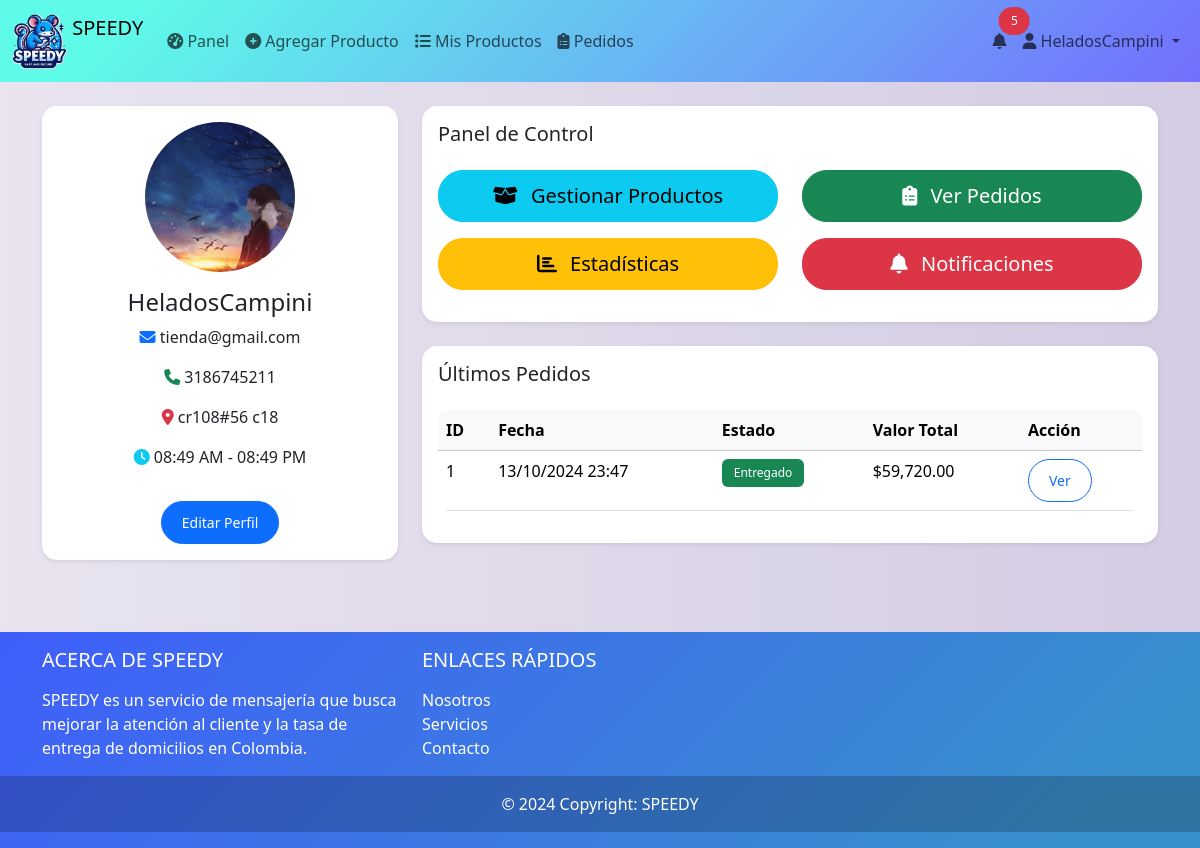
The page /index.php?controlador=tienda&accion=panel (signed in) on the database its author committed.
### tables this page shows
CREATE TABLE IF NOT EXISTS `tienda` (
  `id` int NOT NULL AUTO_INCREMENT,
  `nombre` varchar(100) NOT NULL,
  `direccion` varchar(255) NOT NULL,
  `telefono` varchar(20) DEFAULT NULL,
  `correo` varchar(100) DEFAULT NULL,
  `password` varchar(255) NOT NULL,
  `tienda_foto` varchar(535) DEFAULT NULL,
  `horario_apertura` time DEFAULT NULL,
  `horario_cierre` time DEFAULT NULL,
  `fecha_apertura` varchar(255) NOT NULL,
  `fecha_registro` timestamp NULL DEFAULT CURRENT_TIMESTAMP,
  `activo` tinyint(1) DEFAULT '1',
  PRIMARY KEY (`id`),
  UNIQUE KEY `correo` (`correo`)
);

CREATE TABLE IF NOT EXISTS `pedido` (
  `id` int NOT NULL AUTO_INCREMENT,
  `id_usuario` int NOT NULL,
  `fecha_hora_pedido` timestamp NULL DEFAULT CURRENT_TIMESTAMP,
  `estado` enum('pendiente','aceptado','en_preparacion','listo_para_entrega','en_camino','entregado','cancelado') NOT NULL DEFAULT 'pendiente',
  `valor_pedido` decimal(10,2) NOT NULL,
  `direccion_entrega` varchar(255) DEFAULT NULL,
  `id_domiciliario` int DEFAULT NULL,
  `comentarios` text,
  `fecha_entrega` timestamp NULL DEFAULT NULL,
  `calificacion` decimal(3,2) DEFAULT NULL,
  `fecha_hora_entrega` timestamp NULL DEFAULT NULL,
  PRIMARY KEY (`id`),
  KEY `id_usuario` (`id_usuario`),
  KEY `id_domiciliario` (`id_domiciliario`)
);

### controladores/controlador_tienda.php (called while the page is built, shortened)
<?php
require_once './modelos/Tienda.php';
require_once './modelos/Notificacion.php';
require_once './modelos/Pedidos.php';
class ControladorTienda {
    private $modeloTienda;
    private $modeloPedidos;
    private $modeloNotificaciones;
    public function __construct() {
        $this->modeloTienda = new Tienda();
        $this->modeloPedidos = new Pedidos();
        $this->modeloNotificaciones = new Notificaciones();
    }
    public function panel() {
        $tienda = $this->modeloTienda->obtenerTiendaPorUsuario($_SESSION['usuario']['id']);
        $ultimosPedidos = $this->modeloPedidos->obtenerPedidosPorTienda($tienda['id'], 5);
        $estadisticas = [
            'totalPedidos' => $this->modeloPedidos->contarPedidosPorTienda($tienda['id']),
            'pedidosPendientes' => $this->modeloPedidos->contarPedidosPorEstado($tienda['id'], 'pendiente'),
            'ingresosTotales' => $this->modeloPedidos->calcularIngresosTotales($tienda['id'])
        ];
        $notificacionesNoLeidas = $this->modeloNotificaciones->obtenerNotificacionesNoLeidasPorTienda($tienda['id']);
        $datos = [
            'tienda' => $tienda,
            'ultimosPedidos' => $ultimosPedidos,
            'estadisticas' => $estadisticas,
            'notificaciones' => $notificacionesNoLeidas
        ];
        require_once 'vista/Tienda/panel_T.php';
    }
}
?>

### index.php (called while the page is built, shortened)
<?php
include_once "conexion.php";
include_once("./vista/plantilla.php");
?>

### modelos/Tienda.php (called while the page is built, shortened)
<?php
require_once './conexion.php';
class Tienda   {
    private $db;
    public function __construct() {
        $this->db = baseDatos::crearInstancia();
    }
    public function obtenerTiendaPorUsuario($id_usuario) {
        $sql = "SELECT t.* FROM tienda t
                JOIN usuarios u ON t.correo = u.email
                WHERE u.id = ?";
        $stmt = $this->db->prepare($sql);
        $stmt->execute([$id_usuario]);
        return $stmt->fetch(PDO::FETCH_ASSOC);
    }
}

### conexion.php (called while the page is built)
<?php
class baseDatos{
    public static $instancia=NULL;
    public static function crearInstancia() {
            if(!isset(self::$instancia)){
                $opcionesPDO[PDO::ATTR_ERRMODE] =PDO::ERRMODE_EXCEPTION;
                self::$instancia =new PDO ('mysql:host=localhost;dbname=bdspeedy','root','12345',$opcionesPDO);
            }
            return self ::$instancia;
        }
    }
?>

### modelos/Pedidos.php (called while the page is built, shortened)
<?php
require_once './conexion.php';
class Pedidos {
    private $db;
    public function __construct() {
        $this->db = baseDatos::crearInstancia();
    }
    public function contarPedidosPorTienda($idTienda) {
        $sql = "SELECT COUNT(*) as total FROM pedido p
            JOIN detalle_pedido dp ON p.id = dp.id_pedido
            JOIN productos pr ON dp.id_producto = pr.id
            WHERE pr.id_tienda = :idTienda";
        $stmt = $this->db->prepare($sql);
        $stmt->bindParam(':idTienda', $idTienda, PDO::PARAM_INT);
        $stmt->execute();
        $resultado = $stmt->fetch(PDO::FETCH_ASSOC);
        return $resultado['total'];
    }
    public function calcularIngresosTotales($idTienda) {
        $sql = "SELECT SUM(dp.cantidad * dp.precio_unitario) as total
            FROM pedido p
            JOIN detalle_pedido dp ON p.id = dp.id_pedido
            JOIN productos pr ON dp.id_producto = pr.id
            WHERE pr.id_tienda = :idTienda";
        $stmt = $this->db->prepare($sql);
        $stmt->bindParam(':idTienda', $idTienda, PDO::PARAM_INT);
        $stmt->execute();
        $resultado = $stmt->fetch(PDO::FETCH_ASSOC);
        return $resultado['total'] ?? 0;
    }
    public function contarPedidosPorEstado($idTienda, $estado) {
        $sql = "SELECT COUNT(*) as total FROM pedido p
                JOIN detalle_pedido dp ON p.id = dp.id_pedido
                JOIN productos pr ON dp.id_producto = pr.id
                WHERE pr.id_tienda = :idTienda AND p.estado = :estado";
        $stmt = $this->db->prepare($sql);
        $stmt->bindParam(':idTienda', $idTienda, PDO::PARAM_INT);
        $stmt->bindParam(':estado', $estado, PDO::PARAM_STR);
        $stmt->execute();
        $resultado = $stmt->fetch(PDO::FETCH_ASSOC);
        return $resultado['total'];
    }
    public function obtenerPedidosPorTienda($idTienda, $limite = null, $estado = null) {
        $sql = "SELECT DISTINCT p.*
                FROM pedido p
                JOIN detalle_pedido dp ON p.id = dp.id_pedido
                JOIN productos pr ON dp.id_producto = pr.id
                WHERE pr.id_tienda = :idTienda";
        $sql .= " ORDER BY p.fecha_hora_pedido DESC";
        if ($limite) {
            $sql .= " LIMIT :limite";
        }
        $stmt = $this->db->prepare($sql);
        $stmt->bindParam(':idTienda', $idTienda, PDO::PARAM_INT);
        if ($limite) {
            $stmt->bindParam(':limite', $limite, PDO::PARAM_INT);
        }
        $stmt->execute();
        return $stmt->fetchAll(PDO::FETCH_ASSOC);
    }
}
?>

### modelos/Notificacion.php (called while the page is built, shortened)
<?php
require_once './conexion.php';
class Notificaciones {
    private $db;
    public function __construct() {
        $this->db = baseDatos::crearInstancia();
    }
    public function obtenerNotificacionesNoLeidasPorTienda($correoTienda) {
        $sql = "SELECT n.* FROM notificaciones n
                JOIN usuarios u ON n.usuario_id = u.id
                JOIN tienda t ON u.email = t.correo
                WHERE t.correo = :correoTienda AND n.estado = 'no_leida'
                ORDER BY n.fecha DESC";
        $stmt = $this->db->prepare($sql);
        $stmt->bindParam(':correoTienda', $correoTienda, PDO::PARAM_STR);
        $stmt->execute();
        return $stmt->fetchAll(PDO::FETCH_ASSOC);
    }
}
?>

### vista/Tienda/panel_T.php (the view, shortened to what this page needs)
<?php
$tienda = $datos['tienda'];
?>
<div class="container mt-4">
    <div class="row">
        <div class="col-md-4 mb-4">
            <div class="card shadow-sm">
                <div class="card-body text-center">
                    <?php
                    $fotoUrl = isset($tienda['tienda_foto']) && !empty($tienda['tienda_foto'])
                        ? $tienda['tienda_foto']
                        : IMG_URL . 'tiendas/defaultTienda.png';
                    ?>
                    <img src="<?php echo BASE_URL . htmlspecialchars($fotoUrl); ?>"
                         alt="Logo de <?php echo htmlspecialchars($tienda['nombre']); ?>"
                         class="img-fluid rounded-circle mb-3 profile-image"
                         style="width: 150px; height: 150px; object-fit: cover;">
                    <h4 class="card-title"><?php echo htmlspecialchars($tienda['nombre']); ?></h4>
                    <p class="card-text"><i class="fas fa-envelope text-primary"></i> <?php echo htmlspecialchars($tienda['correo']); ?></p>
                    <p class="card-text"><i class="fas fa-phone text-success"></i> <?php echo htmlspecialchars($tienda['telefono']); ?></p>
                    <p class="card-text"><i class="fas fa-map-marker-alt text-danger"></i> <?php echo htmlspecialchars($tienda['direccion']); ?></p>
                    <p class="card-text">
                        <i class="fas fa-clock text-info"></i>
                        <?php
                        if (isset($tienda['horario_apertura']) && isset($tienda['horario_cierre'])) {
                            $hora_apertura = date('h:i A', strtotime($tienda['horario_apertura']));
                            $hora_cierre = date('h:i A', strtotime($tienda['horario_cierre']));
                            echo htmlspecialchars($hora_apertura) . ' - ' . htmlspecialchars($hora_cierre);
                        } else {
                            echo 'Horario no definido';
                        }
                        ?>
                    </p>
                    <a href="<?php echo S_URL_T; ?>editarPerfil" class="btn btn-primary btn-sm mt-3">Editar Perfil</a>
                </div>
            </div>
        </div>
        <div class="col-md-8">
            <div class="card shadow-sm mb-4">
                <div class="card-body">
                    <h5 class="card-title mb-4">Panel de Control</h5>
                    <div class="row">
                        <div class="col-md-6 mb-3">
                            <a href="index.php?controlador=productos&accion=listar" class="btn btn-info btn-lg btn-block w-100">
                                <i class="fas fa-box-open me-2"></i> Gestionar Productos
                            </a>
                        </div>
                        <div class="col-md-6 mb-3">
                            <a href="<?php echo S_URL_PED; ?>pedidosTienda" class="btn btn-success btn-lg btn-block w-100">
                                <i class="fas fa-clipboard-list me-2"></i> Ver Pedidos
                            </a>
                        </div>
                        <div class="col-md-6 mb-3">
                            <a href="<?php echo E_URL; ?>mostrar" class="btn btn-warning btn-lg btn-block w-100">
                                <i class="fas fa-chart-bar me-2"></i> Estadísticas
                            </a>
                        </div>
                        <div class="col-md-6 mb-3">
                            <a href="<?php echo N_URL; ?>mostrarNotificaciones" class="btn btn-danger btn-lg btn-block w-100">
                                <i class="fas fa-bell me-2"></i> Notificaciones
                            </a>
                        </div>
                    </div>
                </div>
            </div>
            <div class="card shadow-sm">
                <div class="card-body">
                    <h5 class="card-title mb-4">Últimos Pedidos</h5>
                    <?php if (empty($datos['ultimosPedidos'])): ?>
                        <p class="text-muted">No hay pedidos recientes.</p>
                    <?php else: ?>
                        <div class="table-responsive">
                            <table class="table table-hover">
                                <thead class="table-light">
                                    <tr>
                                        <th>ID</th>
                                        <th>Fecha</th>
                                        <th>Estado</th>
                                        <th>Valor Total</th>
                                        <th>Acción</th>
                                    </tr>
                                </thead>
                                <tbody>
                                    <?php foreach ($datos['ultimosPedidos'] as $pedido): ?>
                                        <tr>
                                            <td><?php echo htmlspecialchars($pedido['id']); ?></td>
                                            <td><?php echo date('d/m/Y H:i', strtotime($pedido['fecha_hora_pedido'])); ?></td>
                                            <td>
                                                <span class="badge bg-<?php echo getStatusColor($pedido['estado']); ?>">
                                                    <?php echo ucfirst(htmlspecialchars($pedido['estado'])); ?>
                                                </span>
                                            </td>
                                            <td>$<?php echo number_format($pedido['valor_pedido'], 2); ?></td>
                                            <td>
                                                <a href="<?php echo S_URL_PED; ?>detallePedidoTienda&id=<?php echo $pedido['id']; ?>" class="btn btn-sm btn-outline-primary">Ver</a>
                                            </td>
                                        </tr>
                                    <?php endforeach; ?>
                                </tbody>
                            </table>
                        </div>
                    <?php endif; ?>
                </div>
            </div>
        </div>
    </div>
</div>
<?php
function getStatusColor($status) {
    switch (strtolower($status)) {
        case 'entregado':
            return 'success';
    }
}
?>

### vista/recursos/css/estilos.css (style rules this page uses)
body { background: #D3CCE3; background: -webkit-linear-gradient(to right, #E9E4F0, #D3CCE3); background: linear-gradient(to right, #E9E4F0, #D3CCE3); margin: 0; }

### vista/Tienda/panel_T.php (style rules this page uses)
body { background-color: #f8f9fa; }
.card { border: none; border-radius: 15px; transition: all 0.3s ease; }
.btn { border-radius: 25px; padding: 10px 20px; font-weight: 500; transition: all 0.3s ease; }
.table { border-radius: 10px; overflow: hidden; }
.badge { padding: 8px 12px; font-weight: 500; }

### rows shown on the page
tienda: tienda_foto (picture), nombre "HeladosCampini", correo "tienda@gmail.com", telefono "3186745211", direccion "cr108#56 c18", horario_apertura "08:49 AM", horario_cierre "08:49 PM"
pedido: id "1", fecha_hora_pedido "13/10/2024 23:47", estado "Entregado", valor_pedido "59,720.00"

### other values the page prints
$contadorNotificaciones "5"
$_SESSION["usuario"]['nombre'] "HeladosCampini"
